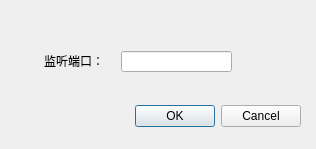
<?xml version="1.0" encoding="UTF-8"?>
<ui version="4.0">
 <class>CreatTCPServerDialog</class>
 <widget class="QDialog" name="CreatTCPServerDialog">
  <property name="geometry">
   <rect>
    <x>0</x>
    <y>0</y>
    <width>316</width>
    <height>149</height>
   </rect>
  </property>
  <property name="windowTitle">
   <string>Dialog</string>
  </property>
  <widget class="QDialogButtonBox" name="listenPortBox">
   <property name="geometry">
    <rect>
     <x>-40</x>
     <y>100</y>
     <width>341</width>
     <height>32</height>
    </rect>
   </property>
   <property name="orientation">
    <enum>Qt::Horizontal</enum>
   </property>
   <property name="standardButtons">
    <set>QDialogButtonBox::Cancel|QDialogButtonBox::Ok</set>
   </property>
  </widget>
  <widget class="QLabel" name="label">
   <property name="geometry">
    <rect>
     <x>44</x>
     <y>50</y>
     <width>71</width>
     <height>21</height>
    </rect>
   </property>
   <property name="text">
    <string>监听端口：</string>
   </property>
  </widget>
  <widget class="QLineEdit" name="listenPortText">
   <property name="geometry">
    <rect>
     <x>121</x>
     <y>51</y>
     <width>111</width>
     <height>21</height>
    </rect>
   </property>
  </widget>
 </widget>
 <resources/>
 <connections/>
</ui>
